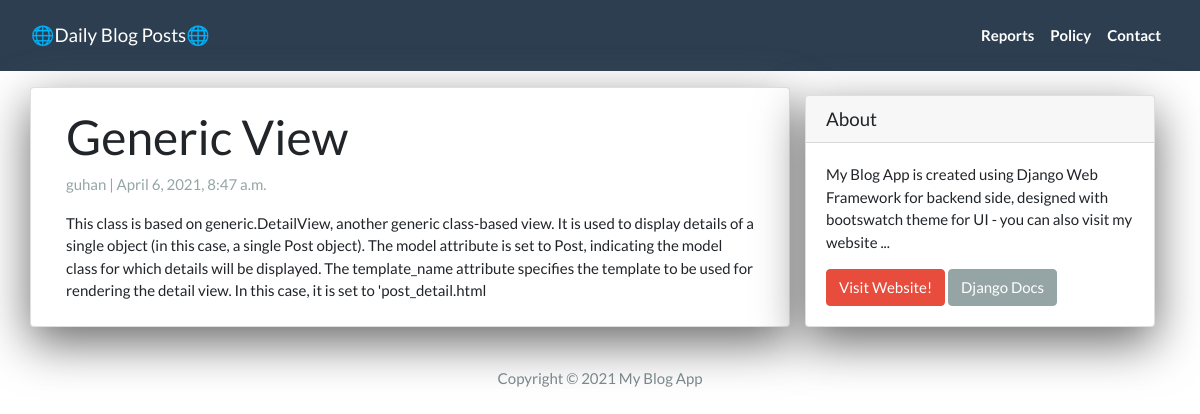
The app's page /Generic_Detail/ with its own data.
### App/models.py (models this page shows, shortened)
class Post(models.Model):
  title =  models.CharField(max_length=200, unique=True)
  slug =   models.SlugField(max_length=200, unique=True)
  author = models.ForeignKey(User, on_delete=models.CASCADE, related_name='blog_posts')
  created_on = models.DateTimeField(auto_now_add=True)
  updated_on = models.DateTimeField(auto_now=True)
  content = models.TextField()
  status = models.IntegerField(choices=STATUS, default=0)
  class Meta:
    ordering = ['-created_on']

### App/views.py (the view)
# urls.py: path('<slug:slug>/', views.DetailView.as_view(), name="post_detail"),
class DetailView(generic.DetailView):
  model = Post
  template_name = 'post_detail.html'

### App/templates/post_detail.html
{% extends 'base.html' %}
{% block content %}
<div class="container">
  <div class="row">
    <div class="col-md-8 card mb-4  mt-3 left  top">
      <div class="card-body">
        <h1>{% block title %} {{ object.title }} {% endblock title %}</h1>
        <p class=" text-muted">{{ post.author }} | {{ post.created_on }}</p>
        <p class="card-text ">{{ object.content | safe }}</p>
      </div>
    </div>
    {% block sidebar %} {% include 'sidebar.html' %} {% endblock sidebar %}
  </div>
</div>
{% endblock content %}

### App/templates/sidebar.html (style rules this page uses)
.card { box-shadow: 0 16px 48px #6a6a6b; }

### records on screen
Post: title "Generic View", author "guhan", created_on "April 6, 2021, 8:47 a.m.", content "This class is based on generic.DetailView, another generic class-based view. It is used to display details of a single object (in this case, a single Post object). The model attribute is set to Post, indicating the model class for which details will be displayed. The template_name attribute specifies the template to be used for rendering the detail view. In this case, it is set to 'post_detail.html"
